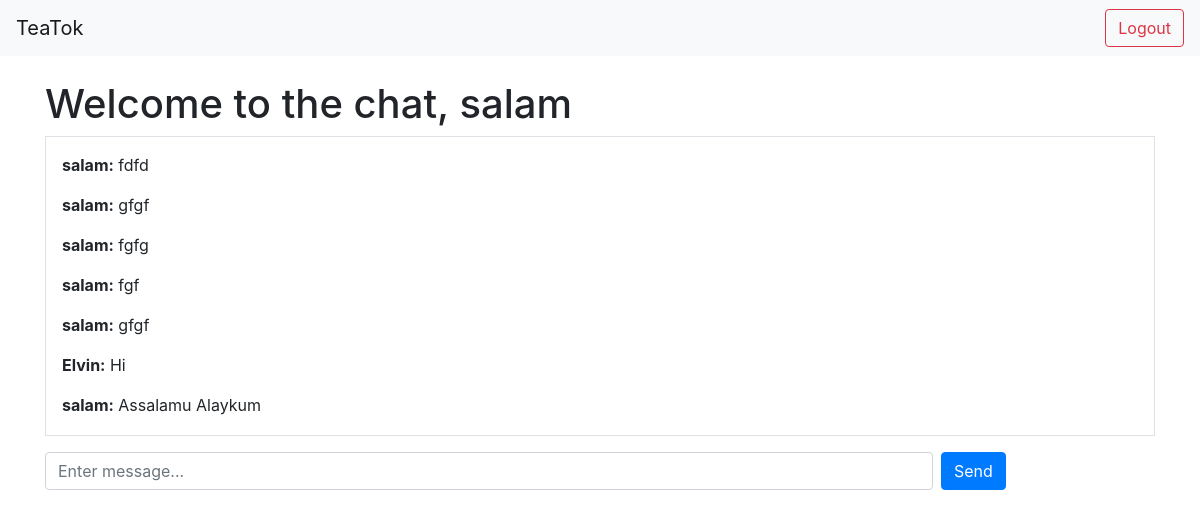
Screenshot of / (signed in) with the database file from the repository.
### app.py (models this page shows)
class User(db.Model, UserMixin):
    id = db.Column(db.Integer, primary_key=True)
    username = db.Column(db.String(20), unique=True, nullable=False)
    email = db.Column(db.String(120), unique=True, nullable=False)
    password = db.Column(db.String(60), nullable=False)
    profile_image = db.Column(db.String(120), nullable=True)

class Message(db.Model):
    id = db.Column(db.Integer, primary_key=True)
    username = db.Column(db.String(20), nullable=False)
    content = db.Column(db.String(200), nullable=False)

### app.py (the view)
@app.route('/')
@login_required
def index():
    messages = Message.query.order_by(Message.id.asc()).all()  # Fetch messages in order
    return render_template('chat.html', username=current_user.username, messages=messages)

### app.py (called while the page is built)
@login_manager.user_loader
def load_user(user_id):
    return User.query.get(int(user_id))

### templates/chat.html (shortened to what this page needs)
<!DOCTYPE html>
<html lang="en">
<head>
    <link rel="stylesheet" href="https://stackpath.bootstrapcdn.com/bootstrap/4.5.2/css/bootstrap.min.css">
</head>
<body>
    <nav class="navbar navbar-light bg-light">
        <a class="navbar-brand" href="#">TeaTok</a>
        <a href="{{ url_for('logout') }}" class="btn btn-outline-danger">Logout</a>
    </nav>
    <div class="container">
        <h1 class="mt-4">Welcome to the chat, {{ username }}</h1>
        <div id="chat-window" class="border p-3 mb-3" style="height: 300px; overflow-y: scroll;">
            {% for message in messages %}
                <p><strong>{{ message.username }}:</strong> {{ message.content }}</p>
            {% endfor %}
        </div>
        <div class="form-inline">
            <input id="message" class="form-control mr-2" style="width: 80%;" placeholder="Enter message..." autocomplete="off">
            <button class="btn btn-primary" onclick="sendMessage()">Send</button>
        </div>
    </div>
</body>
</html>

### rows the page displays
User: username "salam"
Message: username "salam", content "fdfd"
Message: username "salam", content "gfgf"
Message: username "salam", content "fgfg"
Message: username "salam", content "fgf"
Message: username "salam", content "gfgf"
Message: username "Elvin", content "Hi"
Message: username "salam", content "Assalamu Alaykum"
